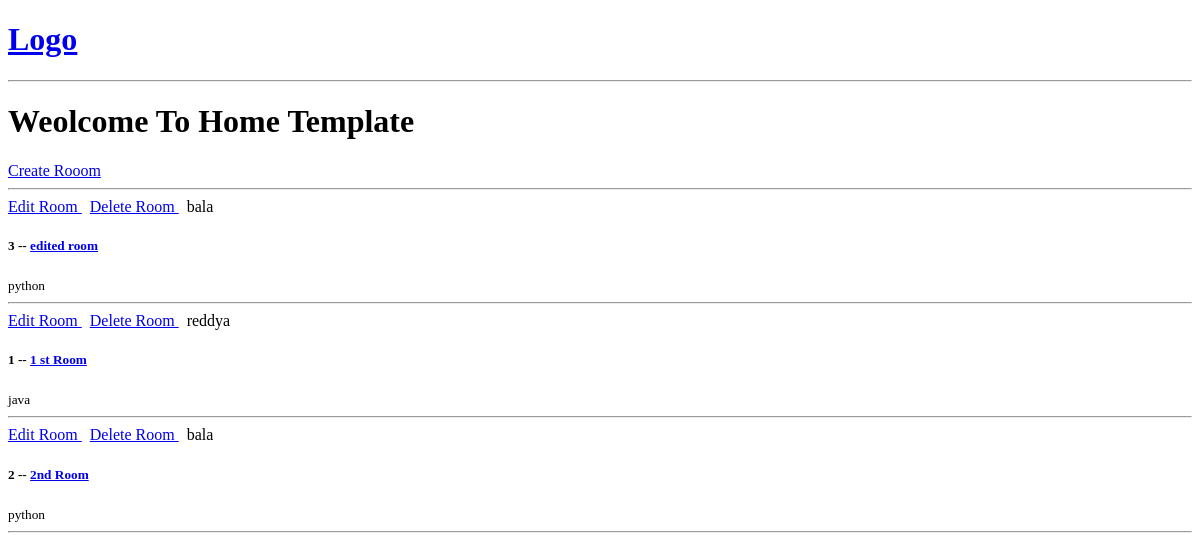
Before: / with the older database file.
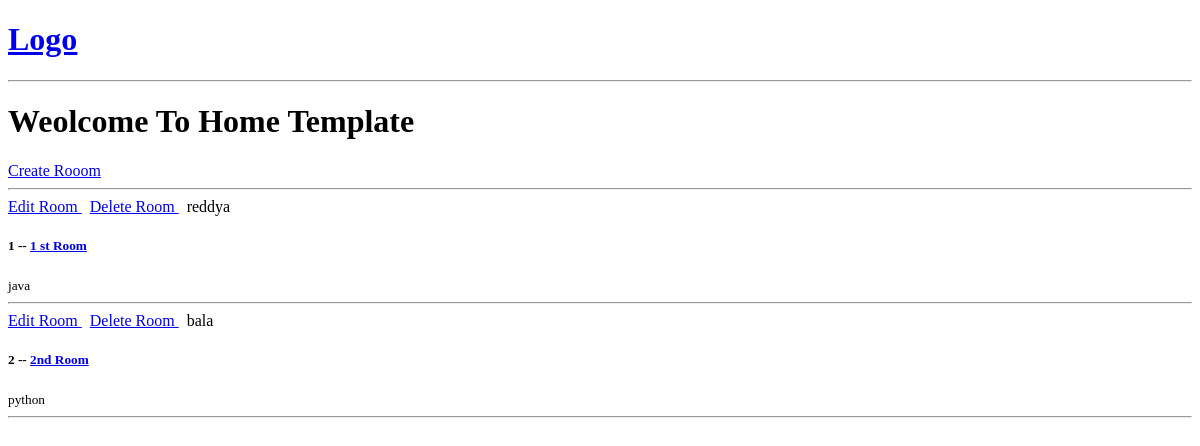
After: the same page with the newer database file.
### base/models.py (models this page shows, shortened)
class Room(models.Model):
    host = models.ForeignKey(User,on_delete=models.SET_NULL,null=True)
    topic = models.ForeignKey(Topic,on_delete=models.SET_NULL,null=True)
    name = models.CharField(max_length=200)
    description = models.TextField(null=True,blank=True)
    updated = models.DateTimeField(auto_now=True)
    created = models.DateTimeField(auto_now_add=True)
    class Meta:
        ordering = [ '-updated','created']

class Topic(models.Model):
    name = models.CharField(max_length=100)
    def __str__(self) -> str:
        return self.name

### base/views.py (the view)
# urls.py: path('',view=views.home,name='home'),
def home(request):
    rooms = Room.objects.all()
    context = { 'rooms':rooms}
    return render(request,'base/home.html',context)

### base/templates/base/home.html
 {% extends 'main.html' %}
 {% block content %}
<h1>Weolcome To Home Template</h1>
<div>
    <a href="{% url  'create-room'%}" >Create Rooom</a>
    <hr>
    <div>
    {% for room in rooms %}
    <div>
    <a href="{% url 'update-room' room.id %}" > Edit Room </a>&nbsp
    <a href="{% url 'delete-room' room.id %}" > Delete Room </a>&nbsp
    <span> {{ room.host.username }}</span>
    <h5> {{ room.id}} -- <a href="{% url 'room' room.id %}" >{{room.name}}</a></h5>
    <small>{{ room.topic}}</small>
    <hr>
    </div>
    {% endfor %}
    </div>
</div>
{% endblock content %}

### templates/main.html (shortened to what this page needs)
<!DOCTYPE html>
<html>
<head>
</head>
<body>
  {% include 'navbar.html' %}
 {% block content %}{% endblock %}
</body>
</html>

### templates/navbar.html
<a href="/" >
    <h1>Logo</h1>
</a>
<hr>

Changed rows visible on the page:
removed Room: host.username "bala", id "3", name "edited room", topic "python"
